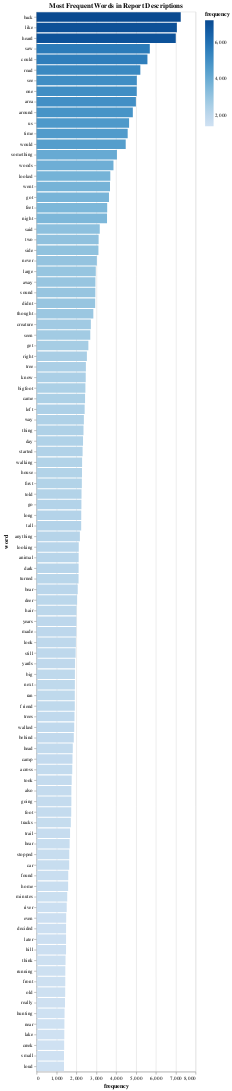

Here is the notebook cell this chart was saved with:
### Code cell
import pandas as pd
import altair as alt
from wordcloud import WordCloud
import nltk
from nltk.corpus import stopwords
import matplotlib.pyplot as plt

nltk.download('stopwords')
stop_words = set(stopwords.words('english'))

url = "https://raw.githubusercontent.com/UIUC-iSchool-DataViz/is445_data/main/bfro_reports_fall2022.csv"
data = pd.read_csv(url)

descriptions = data['observed'].dropna().str.lower().str.replace('[^a-z\s]', '', regex=True)

cleaned_descriptions = descriptions.apply(lambda x: ' '.join([word for word in x.split() if word not in stop_words]))

all_text = ' '.join(cleaned_descriptions)

wordcloud = WordCloud(width=800, height=400, max_words=100, background_color="white").generate(all_text)

plt.figure(figsize=(10, 5))
plt.imshow(wordcloud, interpolation="bilinear")
plt.axis('off')
plt.show()

word_freq = pd.Series(' '.join(cleaned_descriptions).split()).value_counts().reset_index()
word_freq.columns = ['word', 'frequency']

word_freq = word_freq.head(100)

word_chart = alt.Chart(word_freq).mark_bar().encode(
    x=alt.X('frequency:Q', sort='-y'),
    y=alt.Y('word:N', sort='-x'),
    color='frequency:Q',
    tooltip=['word:N', 'frequency:Q']  # Tooltip for interactivity
).properties(
    title='Most Frequent Words in Report Descriptions'
)

word_chart.show()

### Figure 1 — Vega-Lite specification as saved in the notebook (floating-point values rounded to 4 significant figures)
{"config": {"view": {"continuousWidth": 300, "continuousHeight": 300}}, "data": {"name": "data-17a8c7f932f8deeccddf9a18bcc32f8e"}, "mark": {"type": "bar"}, "encoding": {"color": {"field": "frequency", "type": "quantitative"}, "tooltip": [{"field": "word", "type": "nominal"}, {"field": "frequency", "type": "quantitative"}], "x": {"field": "frequency", "sort": "-y", "type": "quantitative"}, "y": {"field": "word", "sort": "-x", "type": "nominal"}}, "title": "Most Frequent Words in Report Descriptions", "$schema": "https://vega.github.io/schema/vega-lite/v5.20.1.json", "datasets": {"data-17a8c7f932f8deeccddf9a18bcc32f8e": [{"word": "back", "frequency": 7254}, {"word": "like", "frequency": 7059}, {"word": "heard", "frequency": 7003}, {"word": "saw", "frequency": 5697}, {"word": "could", "frequency": 5578}, {"word": "road", "frequency": 5221}, {"word": "see", "frequency": 5044}, {"word": "one", "frequency": 5040}, {"word": "area", "frequency": 4998}, {"word": "around", "frequency": 4843}, {"word": "us", "frequency": 4655}, {"word": "time", "frequency": 4584}, {"word": "would", "frequency": 4485}, {"word": "something", "frequency": 4044}, {"word": "woods", "frequency": 3869}, {"word": "looked", "frequency": 3710}, {"word": "went", "frequency": 3695}, {"word": "got", "frequency": 3643}, {"word": "feet", "frequency": 3553}, {"word": "night", "frequency": 3545}, {"word": "said", "frequency": 3179}, {"word": "two", "frequency": 3122}, {"word": "side", "frequency": 3113}, {"word": "never", "frequency": 3033}, {"word": "large", "frequency": 2979}, {"word": "away", "frequency": 2961}, {"word": "sound", "frequency": 2957}, {"word": "didnt", "frequency": 2950}, {"word": "thought", "frequency": 2856}, {"word": "creature", "frequency": 2731}, {"word": "seen", "frequency": 2703}, {"word": "get", "frequency": 2606}, {"word": "right", "frequency": 2532}, {"word": "tree", "frequency": 2481}, {"word": "know", "frequency": 2473}, {"word": "bigfoot", "frequency": 2457}, {"word": "came", "frequency": 2440}, {"word": "left", "frequency": 2420}, {"word": "way", "frequency": 2380}, {"word": "thing", "frequency": 2361}, {"word": "day", "frequency": 2338}, {"word": "started", "frequency": 2316}, {"word": "walking", "frequency": 2291}, {"word": "house", "frequency": 2285}, {"word": "first", "frequency": 2278}, {"word": "told", "frequency": 2262}, {"word": "go", "frequency": 2256}, {"word": "long", "frequency": 2248}, {"word": "tall", "frequency": 2245}, {"word": "anything", "frequency": 2179}, {"word": "looking", "frequency": 2123}, {"word": "animal", "frequency": 2118}, {"word": "dark", "frequency": 2116}, {"word": "turned", "frequency": 2113}, {"word": "bear", "frequency": 2071}, {"word": "deer", "frequency": 2039}, {"word": "hair", "frequency": 2011}, {"word": "years", "frequency": 2007}, {"word": "made", "frequency": 2000}, {"word": "look", "frequency": 1980}, {"word": "still", "frequency": 1966}, {"word": "yards", "frequency": 1937}, {"word": "big", "frequency": 1930}, {"word": "next", "frequency": 1928}, {"word": "ran", "frequency": 1924}, {"word": "friend", "frequency": 1924}, {"word": "trees", "frequency": 1909}, {"word": "walked", "frequency": 1895}, {"word": "behind", "frequency": 1873}, {"word": "head", "frequency": 1822}, {"word": "camp", "frequency": 1807}, {"word": "across", "frequency": 1796}, {"word": "took", "frequency": 1767}, {"word": "also", "frequency": 1751}, {"word": "going", "frequency": 1751}, {"word": "foot", "frequency": 1744}, {"word": "tracks", "frequency": 1724}, {"word": "trail", "frequency": 1685}, {"word": "hear", "frequency": 1664}, {"word": "stopped", "frequency": 1646}, {"word": "car", "frequency": 1642}, {"word": "found", "frequency": 1594}, {"word": "home", "frequency": 1588}, {"word": "minutes", "frequency": 1543}, {"word": "river", "frequency": 1516}, {"word": "even", "frequency": 1491}, {"word": "decided", "frequency": 1485}, {"word": "later", "frequency": 1484}, {"word": "hill", "frequency": 1483}, {"word": "think", "frequency": 1458}, {"word": "running", "frequency": 1447}, {"word": "front", "frequency": 1445}, {"word": "old", "frequency": 1441}, {"word": "really", "frequency": 1431}, {"word": "hunting", "frequency": 1408}, {"word": "near", "frequency": 1401}, {"word": "lake", "frequency": 1396}, {"word": "creek", "frequency": 1389}, {"word": "small", "frequency": 1381}, {"word": "loud", "frequency": 1381}]}}
